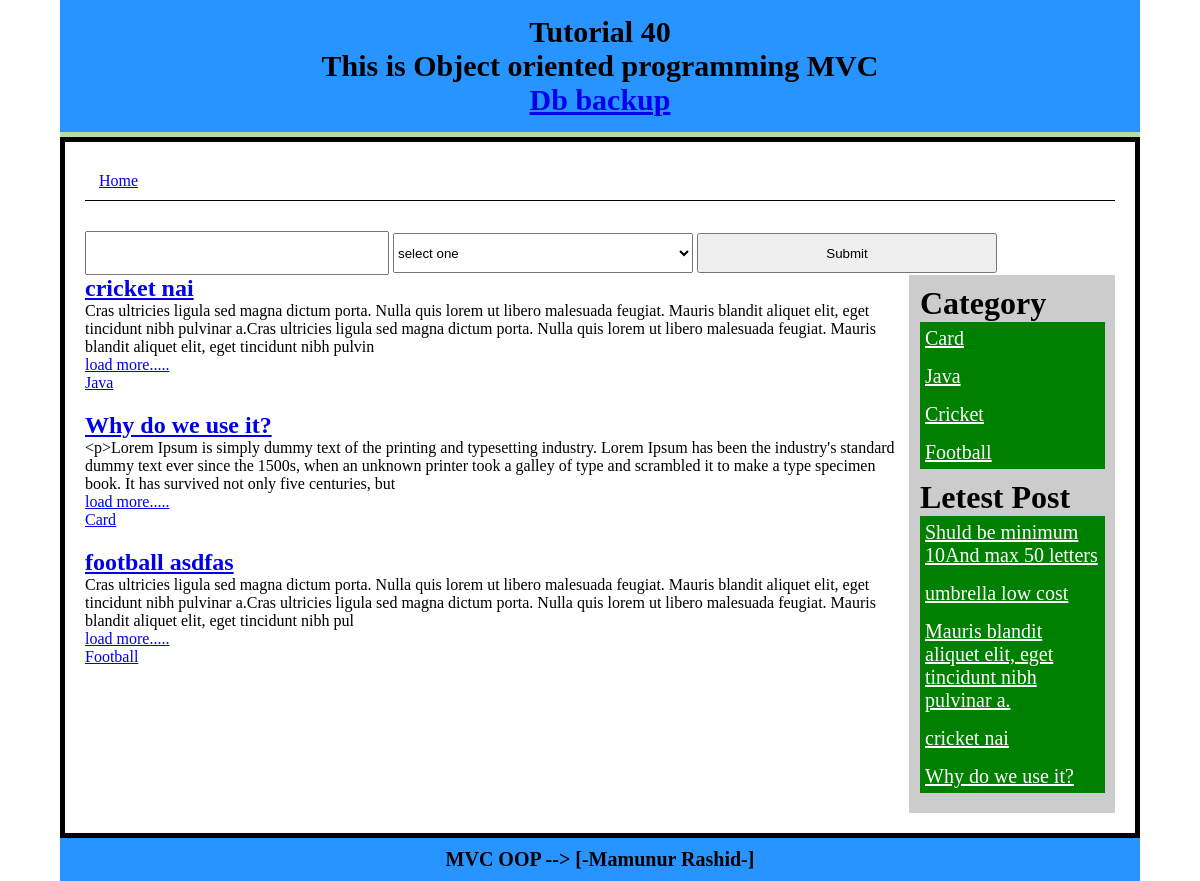
Before: / with the older database file.
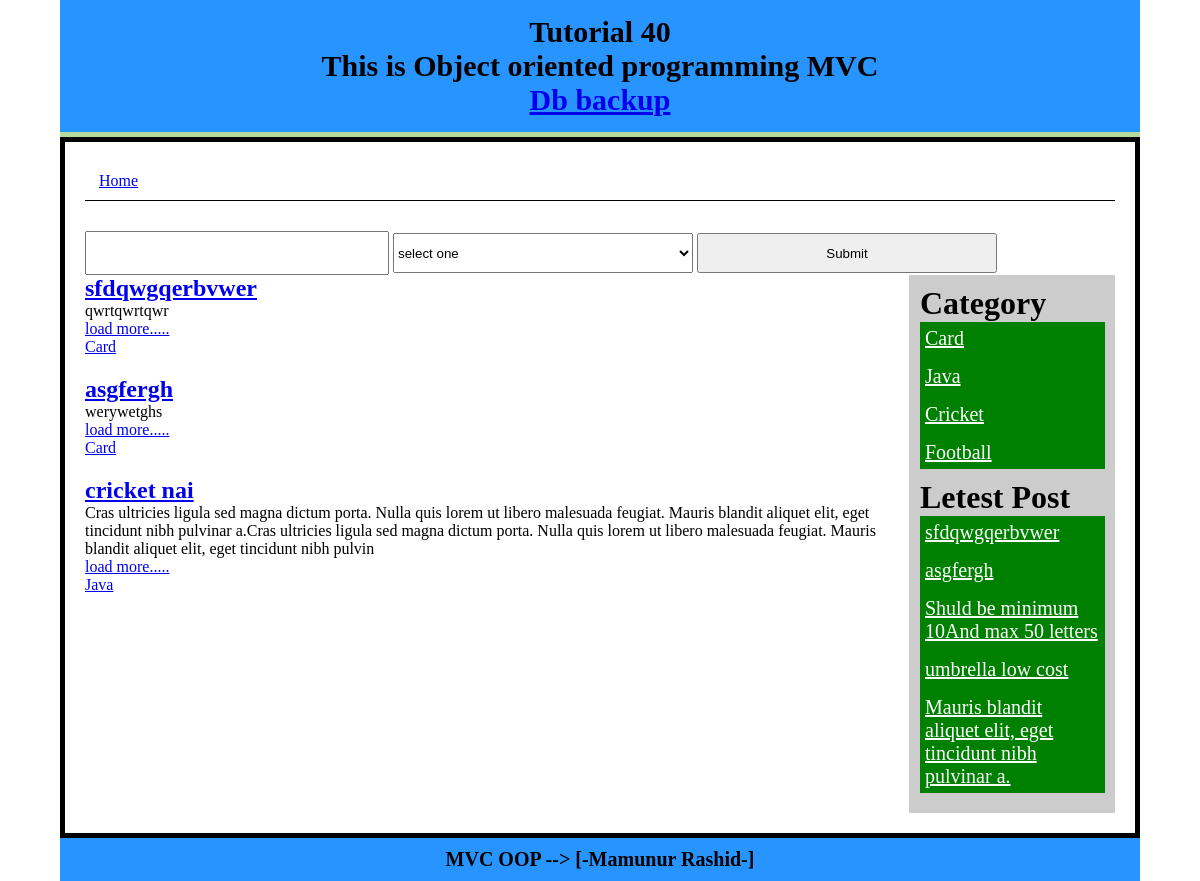
After: the same page with the newer database file.
### tables this page shows
CREATE TABLE `post` (
  `id` int(11) NOT NULL AUTO_INCREMENT,
  `title` varchar(300) NOT NULL,
  `content` text NOT NULL,
  `cat` int(11) NOT NULL,
  PRIMARY KEY (`id`)
);

CREATE TABLE `category` (
  `id` int(11) NOT NULL AUTO_INCREMENT,
  `catname` varchar(50) NOT NULL,
  `title` varchar(50) NOT NULL,
  PRIMARY KEY (`id`)
);

### system/libs/Load.php (called while the page is built, shortened)
<?php
class Load
{
	public function view($filename,$data = false){
		include 'app/view/'.$filename.'.php' ;
	}
	public function model($modelname){
		return new $modelname();
	}
}
?>

### app/controlers/Index.php (called while the page is built, shortened)
<?php
class Index extends Dcontrolar
{
	public function Index(){
		$this->home();
	}
	public function home(){
		$table= 'post';
		$categorytable= 'category';
		$postModel = $this->load->model("PostModel");
		$data['allPost']=$postModel->getAllPost($table,$categorytable);
		$catModel = $this->load->model("CatModel");
		$data['catlist']=$catModel->catlist($categorytable);
		$limit = 5;
		$data['letestPost']=$postModel->getLetestPost($table,$limit);
		$this->load->view("header");
		$this->load->view("search",$data);
		$this->load->view("content",$data);
		$this->load->view("sidebar",$data);
		$this->load->view("footer");
	}
}
?>

### index.php (called while the page is built, shortened)
<?php
$main = new Main();
?>

### system/libs/Database.php (called while the page is built, shortened)
<?php
class Database extends PDO
{
	public function select($sql,$data=array(),$fetchstyle = PDO::FETCH_ASSOC){
		$stmt 	= $this->prepare($sql);
		$stmt->execute();
		return $stmt->fetchALL($fetchstyle);
	}
}?>

### app/models/PostModel.php (called while the page is built, shortened)
<?php
class PostModel extends Dmodel
{
	public function getAllPost($tablepost,$tableCat){
		$sql ="SELECT $tablepost.*,$tableCat.catname FROM
			$tablepost INNER JOIN $tableCat
			ON  $tablepost.cat = $tableCat.id ORDER BY id DESC LIMIT 3 ";
		return $this->db->select($sql);
	}
	public function getLetestPost($table,$limit=4){
		$sql ="SELECT * FROM $table ORDER BY id DESC LIMIT $limit";
		return $this->db->select($sql);
	}
}

### system/libs/Dcontrolar.php (called while the page is built, shortened)
<?php
class Dcontrolar
{
	function __construct()
	{
		$this->load = new Load();
	}
}
?>

### system/libs/Dmodel.php (called while the page is built, shortened)
<?php
class Dmodel
{
	public function __construct()
	{
		$dsn = 'mysql:dbname=mvc;host=localhost';
		$user ="root";
		$pass ='';
		$this->db = new Database($dsn,$user,$pass);
	}
}
?>

### app/models/CatModel.php (called while the page is built, shortened)
<?php
class CatModel extends Dmodel
{
	public function catlist($table){
		$sql ="SELECT * FROM $table ORDER BY id DESC ";
		return $this->db->select($sql);
	}
}
?>

### app/view/content.php (the view)
<div class="left-content fix">
	<?php foreach ($allPost as $key => $value) { ?>
		<article class="post">
			<h1 class="title"><a href="<?php echo BASE_URL ;?>/Index/postDetails/<?php echo $value['id']?>">	<?php echo $value['title']?> </a></h1>
			<?php $content = $value['content'];
				if (strlen($content) > 200 ) {
					$content = substr($content , 0 ,300);
					echo $content ;
				}else{
					echo $content ;
				}
			?>
			<p><a href="<?php echo BASE_URL ;?>/Index/postDetails/<?php echo $value['id']?>">load more.....</a></p>
			<a href="<?php echo BASE_URL ;?>/Index/postByCat/<?php echo $value['cat']?>"><?php echo $value['catname']?> </a>
		</article>
	<?php  } ?>
</div>

### system/libs/Main.php (shortened to what this page needs)
<?php
class Main
{
	public $url;
	public $methodName = "Index";
	public $contrler ;
	public function __construct(){
		$this->callMethod();
	}
	public function getUrl(){
		$this->url = isset($_GET['url']) ? $_GET['url'] : NULL;
	}
	public function loadControler(){
		if (!isset($this->url[0])) {
			$this->contrler = new $this->controlerName();
		}
	}
	public function callMethod(){
		if(isset($this->url[2])) {
			$this->methodName = $this->url[1];
			if (method_exists($this->contrler, $this->methodName)) {
				$this->contrler->{$this->methodName}($this->url[2]);
			}else{
				header("Location:".BASE_URL."/Index");
			}
		}else{
			if (isset($this->url[1])) {
				$this->methodName = $this->url[1];
				if (method_exists($this->contrler, $this->methodName)) {
					$this->contrler->{$this->methodName}();
				}else{
					header("Location:".BASE_URL."/Index");
				}
			}else{
				if (method_exists($this->contrler, $this->methodName)) {
					$this->contrler->{$this->methodName}();
				}else{
					header("Location:".BASE_URL."/Index");
				}
			}
		}
	}
}

### app/view/header.php (shortened to what this page needs)
<!DOCTYPE html>
<html>
<head>
</head>
<body>
	<div class="body">
		<div class="Header">
			<h1>Tutorial 40   </h1>
			<h1>This is Object oriented programming MVC</h1>
			<h1><a href="<?php echo BASE_URL ;?>/backup.php">Db backup</a></h1>
		</div>
		<div class="content">
			<div class="wraper fix">
				<div class="main-menu fix">
					<ul>
						<li><a href="<?php echo BASE_URL ;?>">Home</a></li>
					</ul>
				</div>

### app/view/search.php (shortened to what this page needs)
<div class="search-form fix">
<form method="get" action="<?php echo BASE_URL ;?>/Index/search">
	<input type="text" name="kyeword">
	 <select name="catid">
		<option value="">select one</option>
	 </select>
	 <input type="submit" name="" />
</form>
</div>

### app/view/sidebar.php
<div class="sidebar fix ">
	<h1>Category</h1>
	<ul>
		<?php if (isset($catlist)) {
		foreach ($catlist as $key => $value) { ?>
		<li><a href="<?php echo BASE_URL ;?>/Index/postByCat/<?php echo $value['id']?>"><?php echo $value['catname']?> </a></li>
		<?php } } ?>
	</ul>
	<h1>Letest Post</h1>
	<ul>
		<?php if (isset($letestPost)) {
		foreach ($letestPost as $key => $value) { ?>
			<li><a href="<?php echo BASE_URL ;?>/Index/postDetails/<?php echo $value['id']?>"><?php echo $value['title']?> </a></li>
		<?php } } ?>
	</ul>
</div>

### app/view/footer.php
			</div>
		</div>
		<div class="footer">
			<h1> MVC OOP --> [-Mamunur Rashid-] </h1>
		</div>
	</div>
</body>
</html>

### app/view/header.php (style rules this page uses)
* { margin: 0; padding: 0; }
.body { width: 90%; margin: 0 auto; color: #1F59BF; background: #B6DD9E; }
.Header { background: #2894FF; font-size: 15px; color: #000; text-align: center; padding: 15px 0; margin-bottom: 5px; }
.content { background: #fff; min-height: 500px; border: 5px solid; padding: 20px; color: #000; }
.footer { font-size: 10px; text-align: center; color: #000000; padding: 10px 0; background: #2894FF; }
.fix { overflow: hidden; }
.left-content { width: 80%; float: left; }
.sidebar { float: right; width: 20%; background: #ccc; box-sizing: border-box; border-left: 1px solid #ccc ; }
.post { width: 100%;margin-bottom: 20px; }
.sidebar { background: #ccc; padding: 10px; }
.sidebar ul li { margin-bottom: 5px; }
.sidebar ul li a { color: #fff ; font-size: 20px; padding: 5px; display: block; }
.sidebar ul { margin-bottom: 10px; background: green ; }
.main-menu { border-bottom: 1px solid #000 ;margin-bottom: 30px; }
.main-menu ul { display: flex; flex-wrap: wrap; list-style: none; }
.main-menu li a { display: block; padding: 10px 14px; }
.search-form input, .search-form select { height: 40px; max-width: 300px; width: 100%; line-height: 30px; }

Changed rows visible on the page:
no longer on this page (row unchanged): post: title "Why do we use it?", content "<p>Lorem Ipsum is simply dummy text of the printing and typesetting industry. Lorem Ipsum has been the industry's standard dummy text ever since the 1500s, when an unknown printer took a galley of type and scrambled it to make a type specimen book. It has survived not only five centuries, but", category.catname "Card"
no longer on this page (row unchanged): post: title "football asdfas", content "Cras ultricies ligula sed magna dictum porta. Nulla quis lorem ut libero malesuada feugiat. Mauris blandit aliquet elit, eget tincidunt nibh pulvinar a.Cras ultricies ligula sed magna dictum porta. Nulla quis lorem ut libero malesuada feugiat. Mauris blandit aliquet elit, eget tincidunt nibh pul", category.catname "Football", shown under "Db backup"
no longer on one of the page's lists (row unchanged): post: title "cricket nai"
added post: title "sfdqwgqerbvwer", content "qwrtqwrtqwr", category.catname "Card"
added post: title "asgfergh", content "werywetghs", category.catname "Card"
